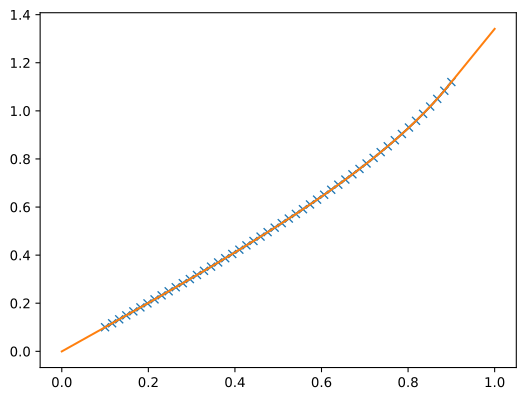

Reproduce this figure in Python.
import pyarts3 as pyarts
import numpy as np
import matplotlib.pyplot as plt

x = np.linspace(0.1, 0.9)
y = np.arcsin(x)

xn = np.linspace(0, 1)
yn = pyarts.math.reinterp(y, pyarts.arts.interp.ArrayOfLagrange(x, xn, 1))

plt.plot(x, y, '-x')
plt.plot(xn, yn)
